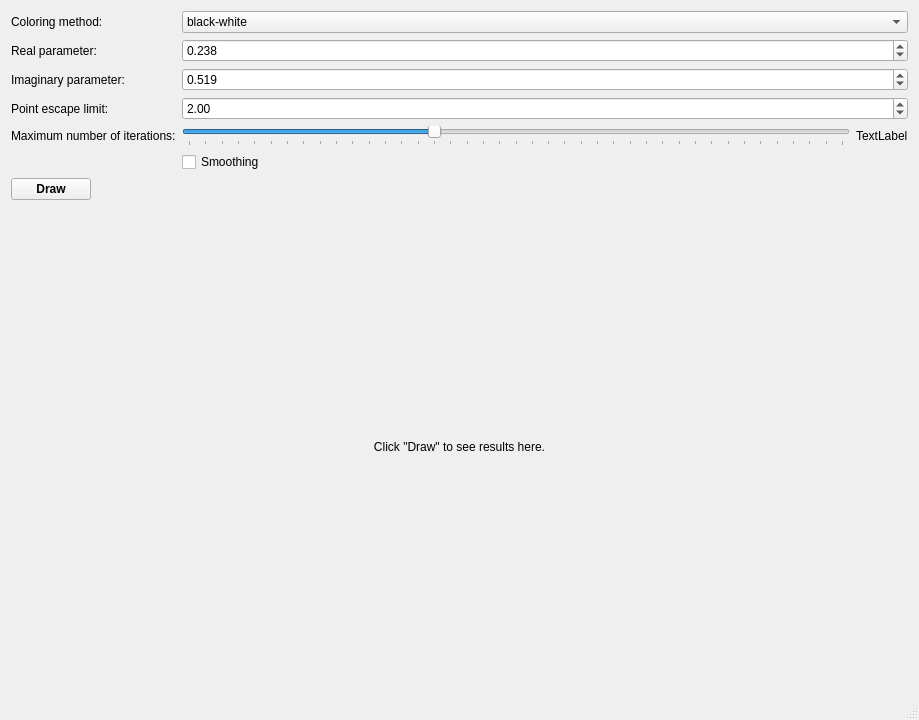
<?xml version="1.0" encoding="UTF-8"?>
<ui version="4.0">
 <class>MainWindow</class>
 <widget class="QMainWindow" name="MainWindow">
  <property name="geometry">
   <rect>
    <x>0</x>
    <y>0</y>
    <width>919</width>
    <height>720</height>
   </rect>
  </property>
  <property name="windowTitle">
   <string>Julia Sets</string>
  </property>
  <widget class="QWidget" name="centralWidget">
   <layout class="QVBoxLayout" name="verticalLayout">
    <property name="sizeConstraint">
     <enum>QLayout::SetMinimumSize</enum>
    </property>
    <item>
     <layout class="QFormLayout" name="formLayout">
      <property name="sizeConstraint">
       <enum>QLayout::SetMinimumSize</enum>
      </property>
      <property name="fieldGrowthPolicy">
       <enum>QFormLayout::AllNonFixedFieldsGrow</enum>
      </property>
      <item row="0" column="0">
       <widget class="QLabel" name="label">
        <property name="text">
         <string>Coloring method:</string>
        </property>
       </widget>
      </item>
      <item row="0" column="1">
       <widget class="QComboBox" name="cbColoring">
        <item>
         <property name="text">
          <string>black-white</string>
         </property>
        </item>
        <item>
         <property name="text">
          <string>gray</string>
         </property>
        </item>
        <item>
         <property name="text">
          <string>trigonometric</string>
         </property>
        </item>
        <item>
         <property name="text">
          <string>rainbow-ish</string>
         </property>
        </item>
       </widget>
      </item>
      <item row="1" column="0">
       <widget class="QLabel" name="label_3">
        <property name="text">
         <string>Real parameter:</string>
        </property>
       </widget>
      </item>
      <item row="4" column="0">
       <widget class="QLabel" name="label_2">
        <property name="text">
         <string>Maximum number of iterations:</string>
        </property>
       </widget>
      </item>
      <item row="4" column="1">
       <layout class="QHBoxLayout" name="horizontalLayout">
        <item>
         <widget class="QSlider" name="sliderMaxIt">
          <property name="minimum">
           <number>100</number>
          </property>
          <property name="maximum">
           <number>500</number>
          </property>
          <property name="value">
           <number>250</number>
          </property>
          <property name="orientation">
           <enum>Qt::Horizontal</enum>
          </property>
          <property name="tickPosition">
           <enum>QSlider::TicksBelow</enum>
          </property>
         </widget>
        </item>
        <item>
         <widget class="QLabel" name="LMaxIt">
          <property name="text">
           <string>TextLabel</string>
          </property>
         </widget>
        </item>
       </layout>
      </item>
      <item row="5" column="1">
       <widget class="QCheckBox" name="cbAntialiasing">
        <property name="text">
         <string>Smoothing</string>
        </property>
       </widget>
      </item>
      <item row="6" column="0">
       <widget class="QPushButton" name="pbRun">
        <property name="font">
         <font>
          <weight>75</weight>
          <bold>true</bold>
         </font>
        </property>
        <property name="text">
         <string>Draw</string>
        </property>
       </widget>
      </item>
      <item row="1" column="1">
       <widget class="QDoubleSpinBox" name="parameterA">
        <property name="decimals">
         <number>3</number>
        </property>
        <property name="minimum">
         <double>-1.000000000000000</double>
        </property>
        <property name="maximum">
         <double>1.000000000000000</double>
        </property>
        <property name="singleStep">
         <double>0.001000000000000</double>
        </property>
        <property name="value">
         <double>0.238000000000000</double>
        </property>
       </widget>
      </item>
      <item row="2" column="0">
       <widget class="QLabel" name="label_4">
        <property name="text">
         <string>Imaginary parameter:</string>
        </property>
       </widget>
      </item>
      <item row="2" column="1">
       <widget class="QDoubleSpinBox" name="parameterB">
        <property name="decimals">
         <number>3</number>
        </property>
        <property name="minimum">
         <double>-1.000000000000000</double>
        </property>
        <property name="maximum">
         <double>1.000000000000000</double>
        </property>
        <property name="singleStep">
         <double>0.001000000000000</double>
        </property>
        <property name="value">
         <double>0.519000000000000</double>
        </property>
       </widget>
      </item>
      <item row="3" column="0">
       <widget class="QLabel" name="label_5">
        <property name="text">
         <string>Point escape limit:</string>
        </property>
       </widget>
      </item>
      <item row="3" column="1">
       <widget class="QDoubleSpinBox" name="escapeLimit">
        <property name="maximum">
         <double>4.000000000000000</double>
        </property>
        <property name="singleStep">
         <double>0.010000000000000</double>
        </property>
        <property name="value">
         <double>2.000000000000000</double>
        </property>
       </widget>
      </item>
     </layout>
    </item>
    <item>
     <widget class="QLabel" name="image">
      <property name="sizePolicy">
       <sizepolicy hsizetype="Expanding" vsizetype="Expanding">
        <horstretch>0</horstretch>
        <verstretch>0</verstretch>
       </sizepolicy>
      </property>
      <property name="text">
       <string>Click &quot;Draw&quot; to see results here.</string>
      </property>
      <property name="alignment">
       <set>Qt::AlignCenter</set>
      </property>
     </widget>
    </item>
   </layout>
  </widget>
  <widget class="QStatusBar" name="statusBar"/>
 </widget>
 <layoutdefault spacing="6" margin="11"/>
 <resources/>
 <connections/>
</ui>
